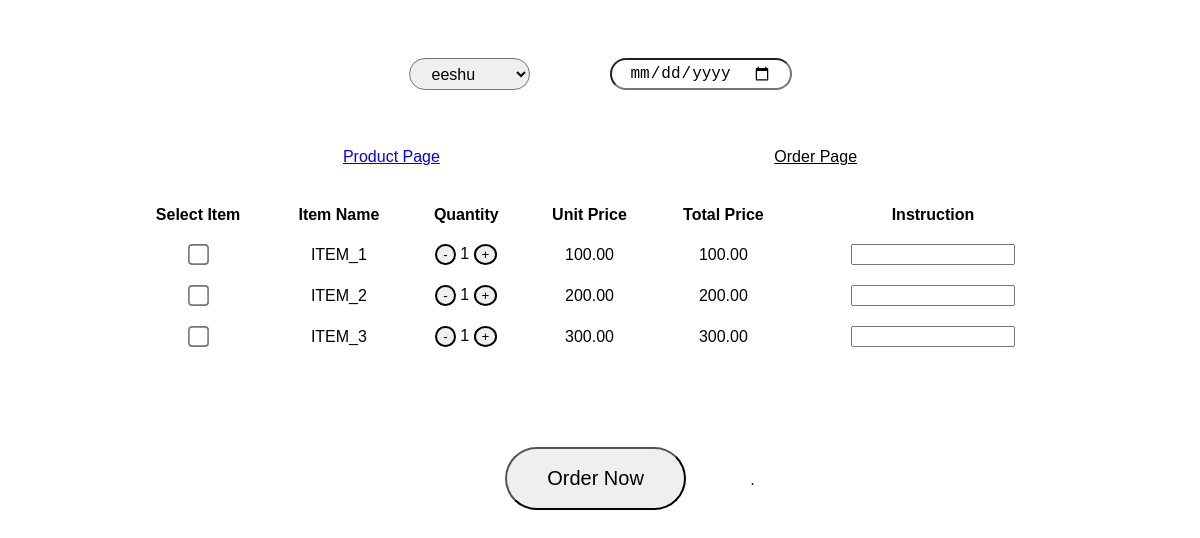
The page /api/product/ on the database its author committed.
### api/models.py (models this page shows, shortened)
class Item(models.Model):
    name = models.CharField(max_length=100)
    unit_price = models.DecimalField(max_digits=10, decimal_places=2)

### api/views.py (the view)
# urls.py: path('product/', views.product_page, name='product_page'),
def product_page(request):
    users = User.objects.all()
    items = Item.objects.all()
    context = {
        'users': users,
        'items': items,
    }
    return render(request, 'api/product_page.html', context)

### api/templates/api/product_page.html (shortened to what this page needs)
{% load static %}
<!DOCTYPE html>
<html lang="en">
<head>
    <link rel="stylesheet" href="{% static 'api/style.css' %}">
</head>
<body>
    <div class="header">
        <select id="user-select">
            {% for user in users %}
            <option value="{{ user.id }}" data-username="{{ user.username }}"
                data-date-joined="{{ user.date_joined|date:'Y-m-d' }}">{{ user.username }}</option>
            {% endfor %}
        </select>
        <input type="date" class="order-btn1" id="date-joined" value="">
    </div>
    <nav>
        <a href="{% url 'product_page' %}" class="link1">Product Page</a>
        <a href="#" class="link2" id="order-page-link">Order Page</a>
    </nav>
    <table class="product-table">
        <tr>
            <th>Select Item</th>
            <th>Item Name</th>
            <th>Quantity</th>
            <th>Unit Price</th>
            <th>Total Price</th>
            <th>Instruction</th>
        </tr>
        {% for item in items %}
        <tr data-item-id="{{ item.id }}">
            <td><input type="checkbox" class="large-checkbox"></td>
            <td>{{ item.name }}</td>
            <td>
                <button class="quantity-btn decrement">-</button>
                <span class="quantity">1</span>
                <button class="quantity-btn increment">+</button>
            </td>
            <td class="unit-price">{{ item.unit_price }}</td>
            <td class="total-price">{{ item.unit_price }}</td>
            <td><input type="text" class="instruction-input"></td>
        </tr>
        {% endfor %}
    </table>
    <button class="order-btn">Order Now</button>
</body>
</html>.

### api/static/api/style.css (style rules this page uses)
body { font-family: Arial, sans-serif; text-align: center; }
.header { display: flex; justify-content: center; gap: 60px; margin: 30px; border-radius: 70px; padding: 18px 50px; }
.product-table, .order-table { width: 80%; margin: 30px auto; border-collapse: collapse; }
.product-table th, .order-table th, .product-table td, .order-table td { padding: 10px; text-align: center; }
.quantity-btn { border: 2px solid #000; border-radius: 50%; cursor: pointer; }
.instruction-input { width: 60%; }
.order-btn { margin: 60px; padding: 18px 40px; font-size: 20px; cursor: pointer; border-radius: 70px; }
.order-btn1 { margin: 10px; padding: 4px 18px; font-size: 16px; cursor: pointer; border-radius: 70px; }
#user-select { margin: 10px; padding: 4px 18px; font-size: 16px; cursor: pointer; border-radius: 70px; }
.link1 { margin: 100px; padding: 4px 65px; color: blue; }
.link2 { margin: 100px; padding: 4px 65px; color: black; }
.large-checkbox { transform: scale(1.6); }

### rows shown on the page
Item: name "ITEM_1", unit_price "100.00"
Item: name "ITEM_2", unit_price "200.00"
Item: name "ITEM_3", unit_price "300.00"

### other values the page prints
form field value "eeshu"
